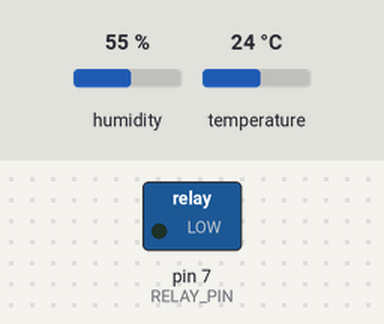
A sketch run on a simulated Arduino Uno, built with avr-gcc and run on an emulated ATmega328P. Parts: switched loads named in the sketch (green lamp = pin HIGH). The test bench sets the inputs (shaded band); at power-on: temperature 24 °C, humidity 55 %. What the sketch prints to the serial monitor is not drawn.

Above: at 4.9 s.
5.0 s: temperature set to 27 °C
8.1 s: temperature set to 30 °C
At 9.6 s:
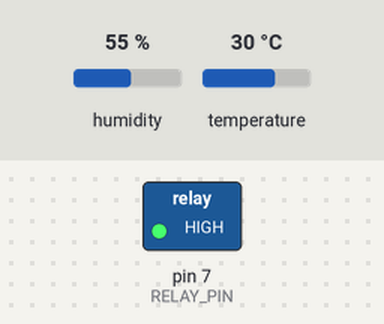
11.2 s: temperature set to 12 °C
At 13.3 s:
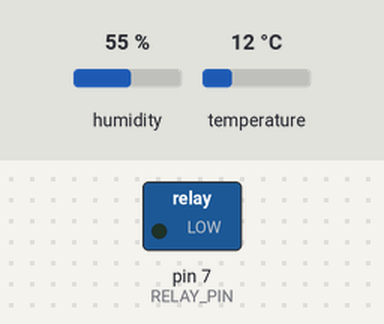
Timing chart, 0 to 14.8 s (numbered marks = the images above; inputs shaded):
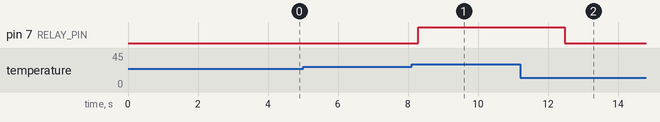

Measured:
- the behaviour switches between 28 and 29 °C on temperature (found by bisection; images 0 and 1)
- after the input at 5.0 s, every drawn part: stays the same
- after the input at 8.1 s, pin 7 (RELAY_PIN): LOW → HIGH after 0.20 s
- after the input at 11.2 s, pin 7 (RELAY_PIN): HIGH → LOW after 1.3 s

The sketch:

relay_test.ino
```cpp
#include <DHT.h>

#define DHTPIN 2        // Pin where DHT11 data is connected
#define DHTTYPE DHT11   // DHT11 sensor
#define RELAY_PIN 7     // Relay control pin

DHT dht(DHTPIN, DHTTYPE);

const float temperatureThreshold = 28.0; // Temperature threshold in °C

void setup() {
  Serial.begin(9600);
  dht.begin();

  pinMode(RELAY_PIN, OUTPUT);
  digitalWrite(RELAY_PIN, LOW); // Motor OFF initially

  Serial.println("Temperature-Controlled Motor with DHT11 Sensor");
}

void loop() {
  delay(2000); // Wait for sensor to stabilize

  float temperature = dht.readTemperature();
  float humidity = dht.readHumidity();

  // Check if reading is valid
  if (isnan(temperature) || isnan(humidity)) {
    Serial.println("❌ Error reading from DHT sensor!");
    return;
  }

  // Print values
  Serial.print("🌡️ Temperature: ");
  Serial.print(temperature);
  Serial.println(" °C");

  Serial.print("💧 Humidity: ");
  Serial.print(humidity);
  Serial.println(" %");

  // Motor control based on temperature
  if (temperature > temperatureThreshold) {
    digitalWrite(RELAY_PIN, HIGH); // Turn ON motor
    Serial.println("🔁 Motor: ON (Temperature above 28°C)");
  } else {
    digitalWrite(RELAY_PIN, LOW);  // Turn OFF motor
    Serial.println("⏹️ Motor: OFF (Temperature ≤ 28°C)");
  }

  Serial.println("-----------------------------");
}
```
